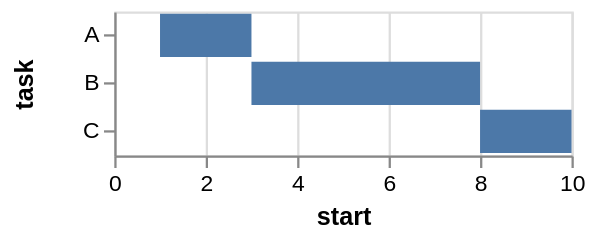

Write the Vega-Lite specification saved for this chart.
### Vega specification from a JSON file in a GitHub repository (floating-point values rounded to 4 significant figures)
{"$schema": "https://vega.github.io/schema/vega/v3.0.json", "description": "A simple bar chart with ranged data (aka Gantt Chart).", "autosize": "pad", "padding": 5, "style": "cell", "data": [{"name": "source_0", "values": [{"task": "A", "start": 1, "end": 3}, {"task": "B", "start": 3, "end": 8}, {"task": "C", "start": 8, "end": 10}]}, {"name": "data_0", "source": "source_0", "transform": [{"type": "formula", "expr": "toNumber(datum[\"start\"])", "as": "start"}, {"type": "formula", "expr": "toNumber(datum[\"end\"])", "as": "end"}, {"type": "filter", "expr": "datum[\"start\"] !== null && !isNaN(datum[\"start\"])"}]}], "signals": [{"name": "width", "update": "200"}, {"name": "y_step", "value": 21}, {"name": "height", "update": "bandspace(domain('y').length, 0.1, 0.05) * y_step"}], "marks": [{"name": "marks", "type": "rect", "style": ["bar"], "from": {"data": "data_0"}, "encode": {"update": {"x": {"scale": "x", "field": "start"}, "x2": {"scale": "x", "field": "end"}, "y": {"scale": "y", "field": "task"}, "height": {"scale": "y", "band": true}, "fill": {"value": "#4c78a8"}}}}], "scales": [{"name": "x", "type": "linear", "domain": {"data": "data_0", "fields": ["start", "end"], "sort": true}, "range": [0, {"signal": "width"}], "nice": true, "zero": true}, {"name": "y", "type": "band", "domain": {"data": "data_0", "field": "task", "sort": true}, "range": {"step": {"signal": "y_step"}}, "paddingInner": 0.1, "paddingOuter": 0.05}], "axes": [{"scale": "x", "labelOverlap": true, "orient": "bottom", "tickCount": {"signal": "ceil(width/40)"}, "title": "start", "zindex": 1}, {"scale": "x", "domain": false, "grid": true, "labels": false, "maxExtent": 0, "minExtent": 0, "orient": "bottom", "tickCount": {"signal": "ceil(width/40)"}, "ticks": false, "zindex": 0, "gridScale": "y"}, {"scale": "y", "labelOverlap": true, "orient": "left", "title": "task", "zindex": 1}], "config": {"axis": {"domainColor": "#888", "tickColor": "#888"}, "axisY": {"minExtent": 30}}}
